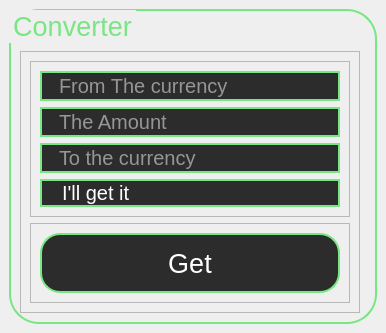
            <widget class="QWidget" name="page_Converter">
             <layout class="QVBoxLayout" name="verticalLayout_9">
              <property name="spacing">
               <number>0</number>
              </property>
              <property name="leftMargin">
               <number>0</number>
              </property>
              <property name="topMargin">
               <number>0</number>
              </property>
              <property name="rightMargin">
               <number>0</number>
              </property>
              <property name="bottomMargin">
               <number>0</number>
              </property>
              <item>
               <widget class="QFrame" name="frame_main_converter">
                <property name="frameShape">
                 <enum>QFrame::NoFrame</enum>
                </property>
                <property name="frameShadow">
                 <enum>QFrame::Raised</enum>
                </property>
                <layout class="QHBoxLayout" name="horizontalLayout_30">
                 <property name="spacing">
                  <number>0</number>
                 </property>
                 <property name="leftMargin">
                  <number>0</number>
                 </property>
                 <property name="topMargin">
                  <number>0</number>
                 </property>
                 <property name="rightMargin">
                  <number>0</number>
                 </property>
                 <property name="bottomMargin">
                  <number>0</number>
                 </property>
                 <item>
                  <widget class="QFrame" name="frame_converter_left">
                   <property name="frameShape">
                    <enum>QFrame::NoFrame</enum>
                   </property>
                   <property name="frameShadow">
                    <enum>QFrame::Raised</enum>
                   </property>
                   <layout class="QVBoxLayout" name="verticalLayout_28">
                    <item>
                     <widget class="QGroupBox" name="groupBox_converter">
                      <property name="maximumSize">
                       <size>
                        <width>600</width>
                        <height>16777215</height>
                       </size>
                      </property>
                      <property name="font">
                       <font>
                        <family>Segoe UI</family>
                        <pointsize>20</pointsize>
                       </font>
                      </property>
                      <property name="styleSheet">
                       <string notr="true">QGroupBox {
	border-radius: 30px;
	color: rgb(120, 230, 130);
	border: 2px solid rgb(120, 230, 130);
}
</string>
                      </property>
                      <property name="title">
                       <string>Converter</string>
                      </property>
                      <layout class="QHBoxLayout" name="horizontalLayout_31">
                       <property name="spacing">
                        <number>6</number>
                       </property>
                       <property name="leftMargin">
                        <number>9</number>
                       </property>
                       <property name="topMargin">
                        <number>40</number>
                       </property>
                       <property name="rightMargin">
                        <number>9</number>
                       </property>
                       <property name="bottomMargin">
                        <number>9</number>
                       </property>
                       <item>
                        <widget class="QFrame" name="frame_converter_left_inf">
                         <property name="frameShape">
                          <enum>QFrame::StyledPanel</enum>
                         </property>
                         <property name="frameShadow">
                          <enum>QFrame::Raised</enum>
                         </property>
                         <layout class="QVBoxLayout" name="verticalLayout_29">
                          <item>
                           <widget class="QFrame" name="frame_converter_inf">
                            <property name="frameShape">
                             <enum>QFrame::StyledPanel</enum>
                            </property>
                            <property name="frameShadow">
                             <enum>QFrame::Raised</enum>
                            </property>
                            <layout class="QVBoxLayout" name="verticalLayout_30">
                             <item>
                              <widget class="QLineEdit" name="lineEdit_from_the_currency">
                               <property name="maximumSize">
                                <size>
                                 <width>300</width>
                                 <height>60</height>
                                </size>
                               </property>
                               <property name="font">
                                <font>
                                 <family>Segoe UI</family>
                                 <pointsize>15</pointsize>
                                </font>
                               </property>
                               <property name="styleSheet">
                                <string notr="true">QLineEdit {
	border: 2px solid rgb(120, 230, 130);
	border-radius: 20%;
	color: #FFF;
	background-color:rgb(44, 44, 44);
	padding-left: 15px;
}
QLineEdit:hover {
	border: 2px solid rgb(177, 244, 92);
}
QLineEdit:focus {
	border: 2px solid rgb(177, 244, 92);
	background-color:rgb(68, 68, 68);
}


</string>
                               </property>
                               <property name="text">
                                <string/>
                               </property>
                               <property name="placeholderText">
                                <string>From The currency</string>
                               </property>
                              </widget>
                             </item>
                             <item>
                              <widget class="QLineEdit" name="lineEdit_the_amount">
                               <property name="maximumSize">
                                <size>
                                 <width>300</width>
                                 <height>60</height>
                                </size>
                               </property>
                               <property name="font">
                                <font>
                                 <family>Segoe UI</family>
                                 <pointsize>15</pointsize>
                                </font>
                               </property>
                               <property name="styleSheet">
                                <string notr="true">QLineEdit {
	border: 2px solid rgb(120, 230, 130);
	border-radius: 20%;
	color: #FFF;
	background-color:rgb(44, 44, 44);
	padding-left: 15px;
}
QLineEdit:hover {
	border: 2px solid rgb(177, 244, 92);
}
QLineEdit:focus {
	border: 2px solid rgb(177, 244, 92);
	background-color:rgb(68, 68, 68);
}


</string>
                               </property>
                               <property name="text">
                                <string/>
                               </property>
                               <property name="placeholderText">
                                <string>The Amount</string>
                               </property>
                              </widget>
                             </item>
                             <item>
                              <widget class="QLineEdit" name="lineEdit_to_the_currency">
                               <property name="maximumSize">
                                <size>
                                 <width>300</width>
                                 <height>60</height>
                                </size>
                               </property>
                               <property name="font">
                                <font>
                                 <family>Segoe UI</family>
                                 <pointsize>15</pointsize>
                                </font>
                               </property>
                               <property name="styleSheet">
                                <string notr="true">QLineEdit {
	border: 2px solid rgb(120, 230, 130);
	border-radius: 20%;
	color: #FFF;
	background-color:rgb(44, 44, 44);
	padding-left: 15px;
}
QLineEdit:hover {
	border: 2px solid rgb(177, 244, 92);
}
QLineEdit:focus {
	border: 2px solid rgb(177, 244, 92);
	background-color:rgb(68, 68, 68);
}


</string>
                               </property>
                               <property name="text">
                                <string/>
                               </property>
                               <property name="placeholderText">
                                <string>To the currency</string>
                               </property>
                              </widget>
                             </item>
                             <item>
                              <widget class="QLabel" name="label_converter_get_it">
                               <property name="maximumSize">
                                <size>
                                 <width>300</width>
                                 <height>60</height>
                                </size>
                               </property>
                               <property name="font">
                                <font>
                                 <family>Segoe UI</family>
                                 <pointsize>15</pointsize>
                                </font>
                               </property>
                               <property name="styleSheet">
                                <string notr="true">QLabel {
	border: 2px solid rgb(120, 230, 130);
	border-radius: 20%;
	color: #FFF;
	background-color:rgb(44, 44, 44);
	padding-left: 15px;
}
QLabel:hover {
	border: 2px solid rgb(177, 244, 92);
}
QLabel:focus {
	border: 2px solid rgb(177, 244, 92);
	background-color:rgb(68, 68, 68);
}


</string>
                               </property>
                               <property name="text">
                                <string>I'll get it</string>
                               </property>
                              </widget>
                             </item>
                            </layout>
                           </widget>
                          </item>
                          <item>
                           <widget class="QFrame" name="frame_converter_button">
                            <property name="maximumSize">
                             <size>
                              <width>16777215</width>
                              <height>100</height>
                             </size>
                            </property>
                            <property name="frameShape">
                             <enum>QFrame::StyledPanel</enum>
                            </property>
                            <property name="frameShadow">
                             <enum>QFrame::Raised</enum>
                            </property>
                            <layout class="QVBoxLayout" name="verticalLayout_31">
                             <item>
                              <widget class="QPushButton" name="btn_converter">
                               <property name="minimumSize">
                                <size>
                                 <width>300</width>
                                 <height>60</height>
                                </size>
                               </property>
                               <property name="maximumSize">
                                <size>
                                 <width>300</width>
                                 <height>60</height>
                                </size>
                               </property>
                               <property name="font">
                                <font>
                                 <family>Segoe UI</family>
                                 <pointsize>20</pointsize>
                                </font>
                               </property>
                               <property name="styleSheet">
                                <string notr="true">QPushButton {
	border-radius: 20%;
	border: 2px solid rgb(120, 230, 130);
	background-color:rgb(44, 44, 44);
	color: #FFF
}

QPushButton:hover {
	border: 2px solid rgb(177, 244, 92);
}

QPushButton:pressed {
	background-color: rgb(120, 230, 130);
}
</string>
                               </property>
                               <property name="text">
                                <string>Get</string>
                               </property>
                              </widget>
                             </item>
                            </layout>
                           </widget>
                          </item>
                         </layout>
                        </widget>
                       </item>
                       <item>
                        <widget class="QFrame" name="frame_converter_right_inf">
                         <property name="maximumSize">
                          <size>
                           <width>100</width>
                           <height>16777215</height>
                          </size>
                         </property>
                         <property name="frameShape">
                          <enum>QFrame::StyledPanel</enum>
                         </property>
                         <property name="frameShadow">
                          <enum>QFrame::Raised</enum>
                         </property>
                        </widget>
                       </item>
                      </layout>
                     </widget>
                    </item>
                   </layout>
                  </widget>
                 </item>
                 <item>
                  <widget class="QFrame" name="frame_converter_right">
                   <property name="maximumSize">
                    <size>
                     <width>100</width>
                     <height>16777215</height>
                    </size>
                   </property>
                   <property name="frameShape">
                    <enum>QFrame::NoFrame</enum>
                   </property>
                   <property name="frameShadow">
                    <enum>QFrame::Raised</enum>
                   </property>
                  </widget>
                 </item>
                </layout>
               </widget>
              </item>
              <item>
               <widget class="QFrame" name="frame_converter_bottom">
                <property name="maximumSize">
                 <size>
                  <width>16777215</width>
                  <height>100</height>
                 </size>
                </property>
                <property name="frameShape">
                 <enum>QFrame::NoFrame</enum>
                </property>
                <property name="frameShadow">
                 <enum>QFrame::Raised</enum>
                </property>
               </widget>
              </item>
             </layout>
            </widget>
